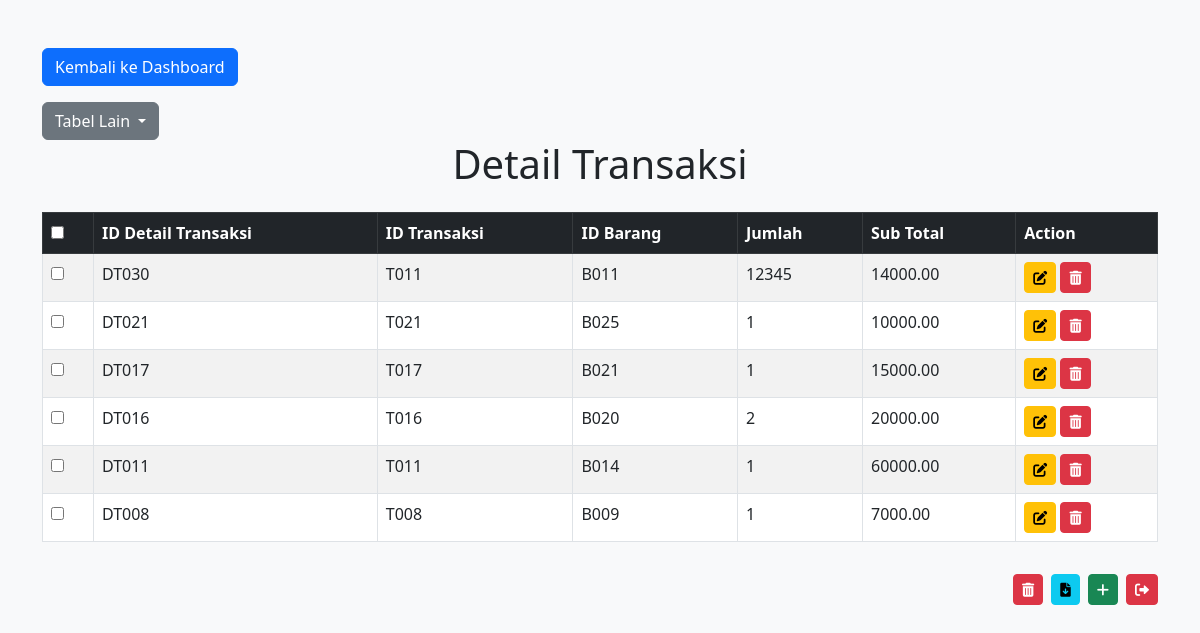
The page /detail_transaksi/index.php (signed in) on the database its author committed.
### tables this page shows
CREATE TABLE `detail_transaksi` (
  `id_trx` varchar(10) NOT NULL,
  `id_transaksi` varchar(10) DEFAULT NULL,
  `id_barang` varchar(10) DEFAULT NULL,
  `jumlah` int(11) NOT NULL,
  `sub_total` decimal(15,2) NOT NULL
);

### detail_transaksi/index.php (the view, shortened to what this page needs)
<!DOCTYPE html>
<html>
<head>
    <link href="https://cdn.jsdelivr.net/npm/bootstrap@5.3.0/dist/css/bootstrap.min.css" rel="stylesheet">
    <link href="https://cdnjs.cloudflare.com/ajax/libs/font-awesome/6.0.0-beta3/css/all.min.css" rel="stylesheet">
</head>
<body class="bg-light">
    <div class="content">
        <div class="container mt-5">
        <a href="../index.php" class="btn btn-primary mb-3">Kembali ke Dashboard</a>
        <div class="dropdown">
    <button class="btn btn-secondary dropdown-toggle" type="button" data-bs-toggle="dropdown" aria-expanded="false">
      Tabel Lain
    </button>
  </div>
            <h1 class="text-center mb-4">Detail Transaksi</h1>
            <form action="hapus_terpilih.php" method="post">
                <div class="table-responsive">
                    <table class="table table-bordered table-striped">
                        <thead class="table-dark">
                            <tr>
                                <th><input type="checkbox" id="selectAll" onclick="toggleSelectAll(this)"></th>
                                <th>ID Detail Transaksi</th>
                                <th>ID Transaksi</th>
                                <th>ID Barang</th>
                                <th>Jumlah</th>
                                <th>Sub Total</th>
                                <th>Action</th>
                            </tr>
                        </thead>
                        <tbody>
                            <?php
                            include "../koneksi.php";
                            $sql = "SELECT * FROM detail_transaksi ORDER BY id_trx DESC";
                            $qry = mysqli_query($koneksi, $sql);
                            while ($a = mysqli_fetch_array($qry)) {
                                echo "<tr>";
                                echo "<td><input type='checkbox' name='selected_ids[]' value='{$a['id_trx']}'></td>";
                                echo "<td>{$a['id_trx']}</td>";
                                echo "<td>{$a['id_transaksi']}</td>";
                                echo "<td>{$a['id_barang']}</td>";
                                echo "<td>{$a['jumlah']}</td>";
                                echo "<td>{$a['sub_total']}</td>";
                                echo "<td>
                                        <a href=\"edit.php?id_trx={$a['id_trx']}\" class=\"btn btn-warning btn-sm\" title=\"Edit\">
                                            <i class=\"fas fa-edit\"></i>
                                        </a>
                                          <a href=\"hapus.php?id_trx={$a['id_trx']}\" class=\"btn btn-danger btn-sm\" title=\"Hapus\" onclick=\"return confirm('Yakin ingin menghapus data ini?')\">
                                            <i class=\"fas fa-trash-alt\"></i>
                                        </a>
                                      </td>";
                                echo "</tr>";
                            }
                            ?>
                        </tbody>
                    </table>
                </div>
                <div class="d-flex flex-wrap justify-content-end mt-3 gap-2">
                    <button type="submit" class="btn btn-danger btn-sm">
                        <i class="fas fa-trash-alt"></i>
                    </button>
                    <button formaction="export_csv_selected.php" formmethod="post" class="btn btn-info btn-sm">
                        <i class="fas fa-file-download"></i>
                    </button>
                    <a href="input.php" class="btn btn-success btn-sm">
                        <i class="fas fa-plus"></i>
                    </a>
                    <a href="../logout.php" class="btn btn-danger btn-sm">
                        <i class="fas fa-sign-out-alt"></i>
                    </a>
                </div>
            </form>
        </div>
    </div>
</body>
</html>

### detail_transaksi/index.php (style rules this page uses)
html, body { height: 100%; margin: 0; }
body { display: flex; flex-direction: column; }
.content { flex: 1; }

### rows shown on the page
detail_transaksi: id_trx "DT030", id_transaksi "T011", id_barang "B011", jumlah "12345", sub_total "14000.00"
detail_transaksi: id_trx "DT021", id_transaksi "T021", id_barang "B025", jumlah "1", sub_total "10000.00"
detail_transaksi: id_trx "DT017", id_transaksi "T017", id_barang "B021", jumlah "1", sub_total "15000.00"
detail_transaksi: id_trx "DT016", id_transaksi "T016", id_barang "B020", jumlah "2", sub_total "20000.00"
detail_transaksi: id_trx "DT011", id_transaksi "T011", id_barang "B014", jumlah "1", sub_total "60000.00"
detail_transaksi: id_trx "DT008", id_transaksi "T008", id_barang "B009", jumlah "1", sub_total "7000.00"
